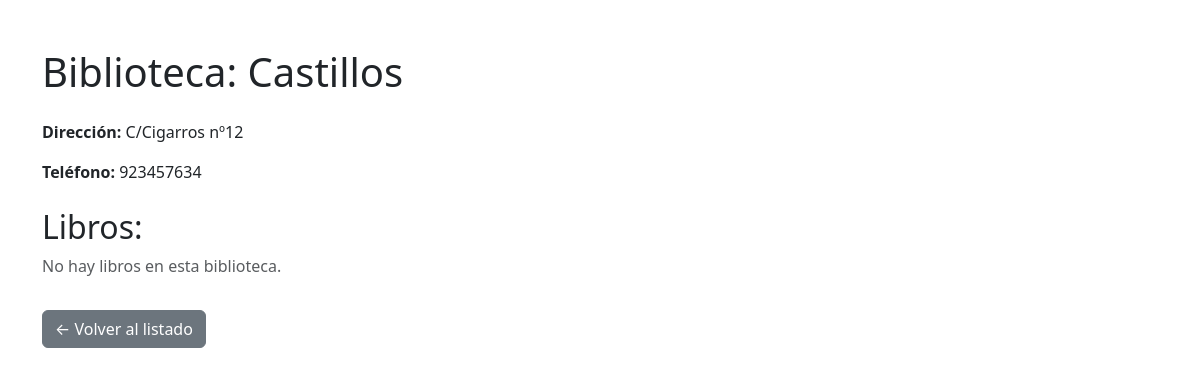
/bibliotecas/2/books/, run on the app's committed database.
### app/models.py (models this page shows, shortened)
class Library(models.Model):
    nombre = models.CharField(max_length=30)
    direccion = models.TextField()
    telefono = models.CharField(max_length=9)

### app/views.py (the view)
# urls.py: path('bibliotecas/<int:biblioteca_id>/books/', listar_libros_de_biblioteca_detalle , name='listar_libros_de_biblioteca_detalle'),
@csrf_exempt
def listar_libros_de_biblioteca_detalle(request, biblioteca_id):
    try:
        libros = list(Book.objects.filter(biblioteca_id=biblioteca_id).values("id", "titulo", "autor", "editorial"))
        biblioteca = Library.objects.values("id","nombre", "direccion", "telefono").get(id=biblioteca_id)
        return render(request, 'detalle_biblioteca.html', {
            'libros': libros,
            'biblioteca': biblioteca
        })
    except Library.DoesNotExist:
        return JsonResponse({"error": "Biblioteca no existe"}, status=404)

### app/templates/detalle_biblioteca.html (shortened to what this page needs)
<!DOCTYPE html>
<html lang="es">
<head>
  <link href="https://cdn.jsdelivr.net/npm/bootstrap@5.3.3/dist/css/bootstrap.min.css" rel="stylesheet">
</head>
<body class="container my-5">
  <h1 class="mb-4">Biblioteca: {{ biblioteca.nombre }}</h1>
  <p><strong>Dirección:</strong> {{ biblioteca.direccion }}</p>
  <p><strong>Teléfono:</strong> {{ biblioteca.telefono }}</p>
  <h2 class="mt-4">Libros:</h2>
  {% if libros %}
    <ul class="list-group mb-4">
      {% for libro in libros %}
        <li class="list-group-item">{{ libro.titulo }} — {{ libro.autor }} ({{ libro.editorial }})</li>
      {% endfor %}
    </ul>
  {% else %}
    <p class="text-muted">No hay libros en esta biblioteca.</p>
  {% endif %}
  <a href="{% url 'ver_bibliotecas' %}" class="btn btn-secondary mt-3">← Volver al listado</a>
</body>
</html>

### data on the page
Library: nombre "Castillos", direccion "C/Cigarros nº12", telefono "923457634"
